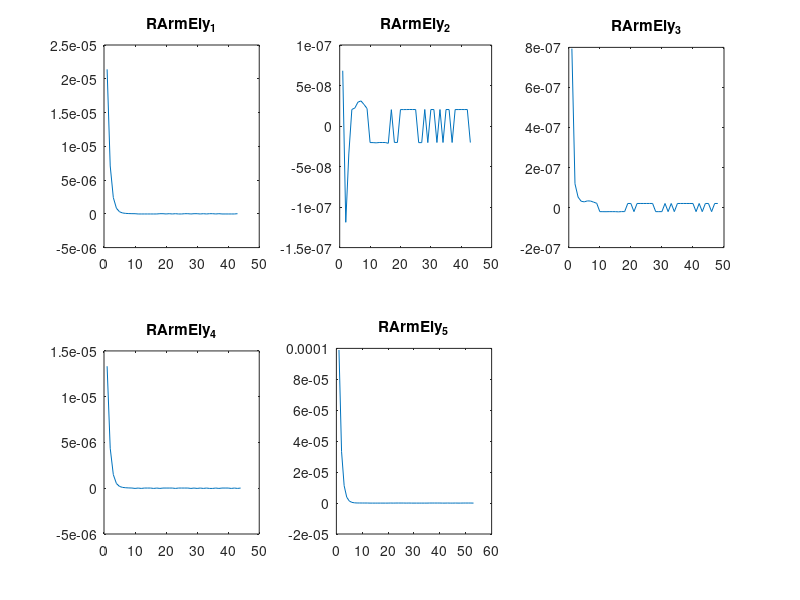
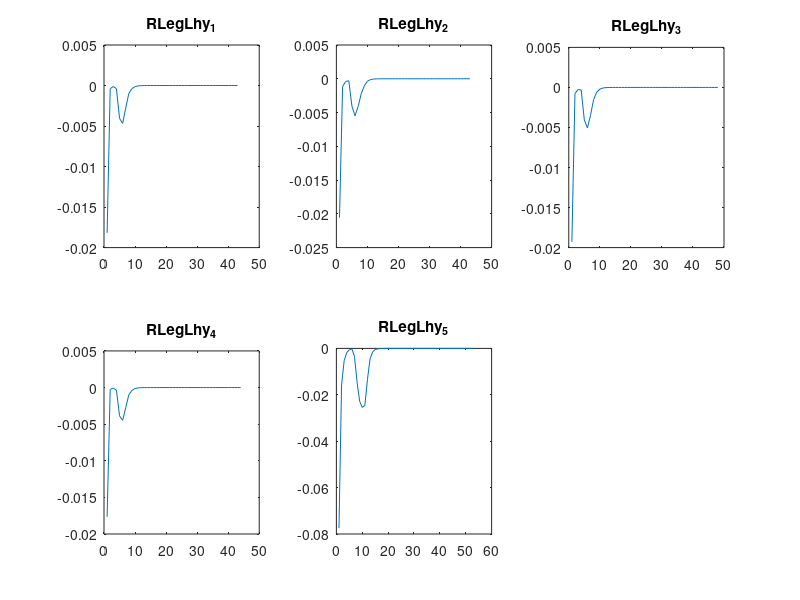

The MATLAB source for these figures, in order:

%compare RArmEly at 5KN Force on Knee
figure;
subplot(2,3,1);
clear all
load('1_5KNknee.mat')
plot(RArmEly)
title('RArmEly_1')
subplot(2,3,2);
clear all
load('2_5KNknee.mat')
plot(RArmEly)
title('RArmEly_2')
subplot(2,3,3);
clear all
load('3_5KNknee.mat')
plot(RArmEly)
title('RArmEly_3')
subplot(2,3,4);
clear all
load('4_5KNknee.mat')
plot(RArmEly)
title('RArmEly_4')
subplot(2,3,5);
clear all
load('5_5KNknee.mat')
plot(RArmEly)
title('RArmEly_5')
%compare RLegLhy at 5KN Force on Knee
figure;
subplot(2,3,1);
clear all
load('1_5KNknee.mat')
plot(RLegLhy)
title('RLegLhy_1')
subplot(2,3,2);
clear all
load('2_5KNknee.mat')
plot(RLegLhy)
title('RLegLhy_2')
subplot(2,3,3);
clear all
load('3_5KNknee.mat')
plot(RLegLhy)
title('RLegLhy_3')
subplot(2,3,4);
clear all
load('4_5KNknee.mat')
plot(RLegLhy)
title('RLegLhy_4')
subplot(2,3,5);
clear all
load('5_5KNknee.mat')
plot(RLegLhy)
title('RLegLhy_5')
